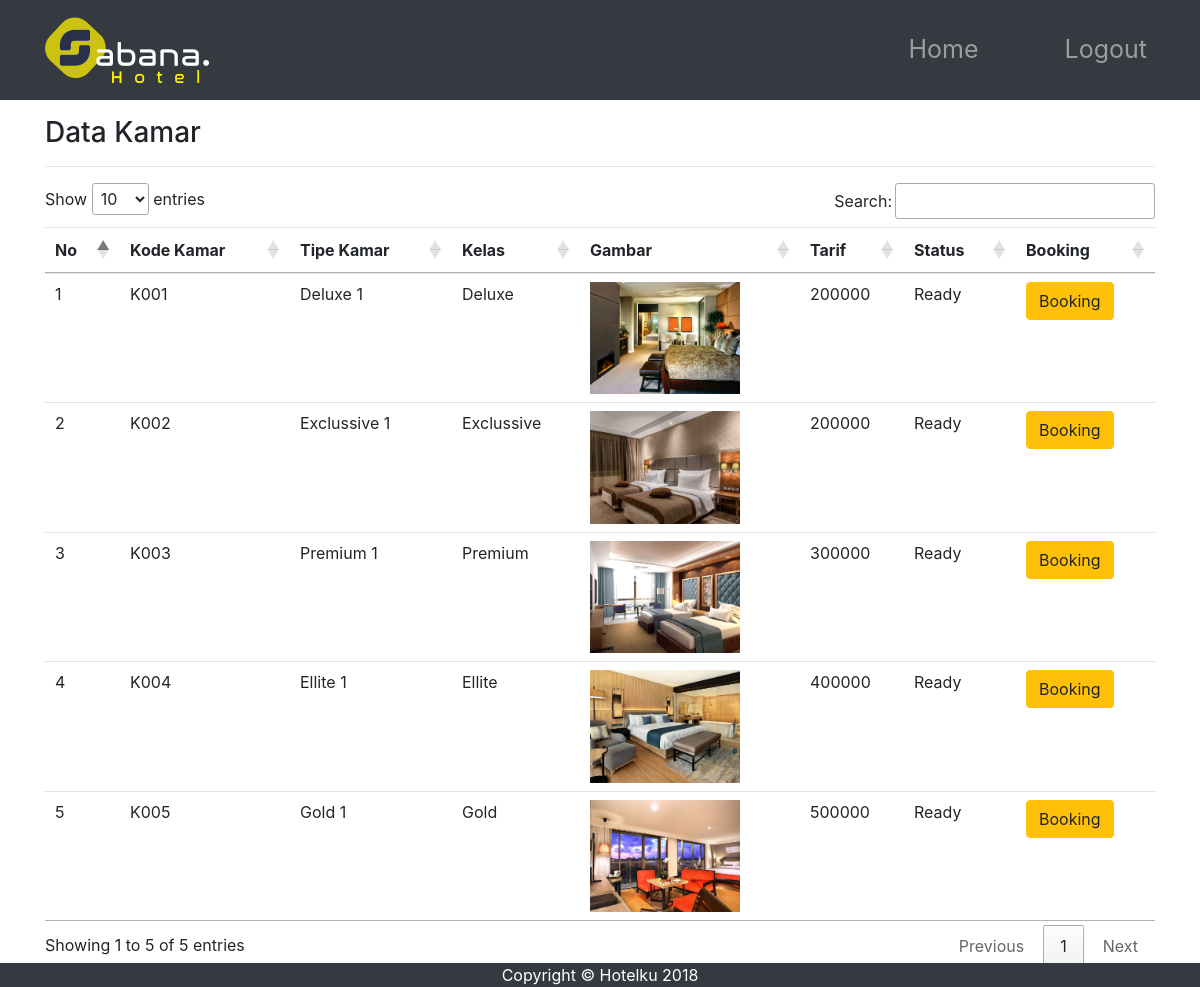
Page /showKamar.php on the committed database.
### tables this page shows
CREATE TABLE `tb_kamar` (
  `kode_kamar` varchar(25) NOT NULL,
  `nama_kamar` varchar(25) NOT NULL,
  `kelas` varchar(25) NOT NULL,
  `gambar` varchar(25) NOT NULL,
  `tarif` int(25) NOT NULL,
  `status` varchar(25) NOT NULL,
  `flag` int(1) NOT NULL DEFAULT '1'
);

### showKamar.php (the view, shortened to what this page needs)
<?php
    $username = $_SESSION["nama"];
?>
<!DOCTYPE html>
<html lang="en">
<head>
<link rel="stylesheet" type="text/css" href="//cdn.datatables.net/1.10.11/css/jquery.dataTables.min.css">
<link rel="stylesheet" href="https://maxcdn.bootstrapcdn.com/bootstrap/4.0.0/css/bootstrap.min.css">
<link href="admin/css/business-frontpage.css" rel="stylesheet">
</head>
<body>
    <nav class="navbar navbar-expand-sm bg-dark navbar-dark content-center fixed-top" style="height : 100px">
        <div class="container">
        <a class="navbar-brand" href="profile.php"><img src="img/logo1.png" alt=""></a>
        <ul class="navbar-nav" style="font-size: 25px">
            <li class="nav-item">
            <a class="nav-link" href="profile.php" style="padding-right: 35px">Home</a>
            </li>
            <li class="nav-item">
            <a class="nav-link" style="padding-right: 35px; color: yellow"><?php echo $username; ?></a>
            </li>
            <li class="nav-item">
            <a class="nav-link" href="logout.php">Logout</a>
            </li>
        </ul>
        </div>
    </nav>
<?php
    include 'helper/connection.php';
?>
<div class="container" style="padding-top: 60px; padding-bottom: 20px">
    <h3>Data Kamar</h3>
<hr>
<table class="table table-stripped table-hover datatab">
    <thead>
        <tr>
            <th>No</th>
            <th>Kode Kamar</th>
            <th>Tipe Kamar</th>
            <th>Kelas</th>
            <th>Gambar</th>
            <th>Tarif</th>
            <th>Status</th>
            <th>Booking</th>
        </tr>
    </thead>
<tbody>
<?php
    $sql = "select * from tb_kamar where flag = 1";
    $query = mysqli_query($con, $sql);
    $no = 1;
    while ($data = mysqli_fetch_assoc($query)){
    $image = $data["gambar"];
?>
<tr>
    <td><?php echo $no++; ?></td>
    <td><?php echo $data['kode_kamar']; ?></td>
    <td><?php echo $data['nama_kamar']; ?></td>
    <td><?php echo $data['kelas']; ?></td>
    <?php
    echo "<td>" ."<img src='admin/tempat_upload/".$image."' width='150'  height='auto' alt='gambar'>"."</td>";
    ?>
    <td><?php echo $data['tarif']; ?></td>
    <td><?php echo $data['status']; ?></td>
    <?php
    $kode_kamar = $data["kode_kamar"];
    echo "
    <td>
       <a href='formInsertReservasi.php?id=$kode_kamar' class='btn btn-warning'>Booking</a>
    </td>";
    ?>
</tr>
<?php
    }
?>
</tbody>
</table>
</div>
  <footer class="py-10 bg-dark fixed-bottom">
      <div class="container">
        <p class="m-0 text-center text-white">Copyright &copy; Hotelku 2018</p>
      </div>
    </footer>
</body>
</html>

### admin/css/business-frontpage.css (style rules this page uses)
body { padding-top: 54px; }
@media (min-width: 992px) { body { padding-top: 56px; } }

### rows in the picture
tb_kamar: kode_kamar "K001", nama_kamar "Deluxe 1", kelas "Deluxe", gambar (picture), tarif "200000", status "Ready"
tb_kamar: kode_kamar "K002", nama_kamar "Exclussive 1", kelas "Exclussive", gambar (picture), tarif "200000", status "Ready"
tb_kamar: kode_kamar "K003", nama_kamar "Premium 1", kelas "Premium", gambar (picture), tarif "300000", status "Ready"
tb_kamar: kode_kamar "K004", nama_kamar "Ellite 1", kelas "Ellite", gambar (picture), tarif "400000", status "Ready"
tb_kamar: kode_kamar "K005", nama_kamar "Gold 1", kelas "Gold", gambar (picture), tarif "500000", status "Ready"
